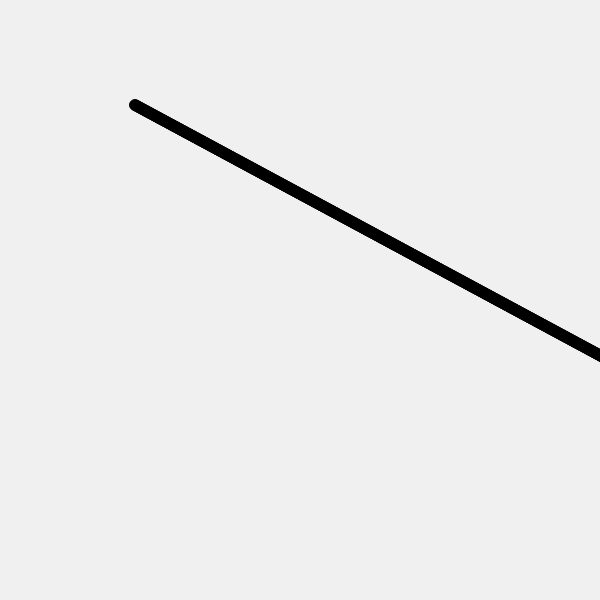
Frame 1 (no input)
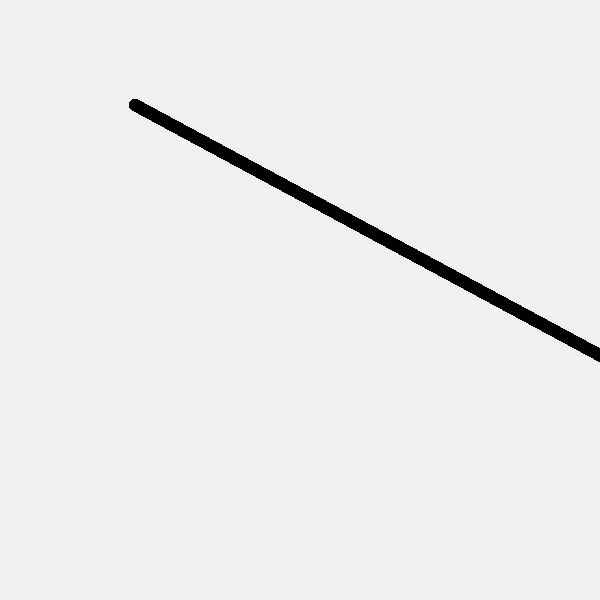
Frame 60 (no input)
Frame 120 (the mouse pressed at the canvas centre since frame 60): identical to frame 60, image omitted

The p5.js sketch that drew these frames (run headless with seeded random() and noise() and a simulated clock; from frame 60 on, the mouse is pressed at the canvas centre):

// p5.js sketch
// ── sketch.js
function setup() {
	createCanvas(600,600);
	background(240);
  // put setup code here
}

function draw() {
	ciz(100,35,35,70);//x2,y2,?,?
  // put drawing code here
}



function ciz(xs,ys,xsorun,ysorun)
{

	ekok=xs*ys;
	xg=Math.abs((xsorun-xs)/50);
	yg=Math.abs((ysorun-ys)/50);

	for (var i = 0; i < ekok ; i++) 
	{

	fill(0);
	ellipse(xs+xsorun,ys+ysorun,11,11)
	xsorun+=xg;
	ysorun+=yg;
		
	}
	
}
